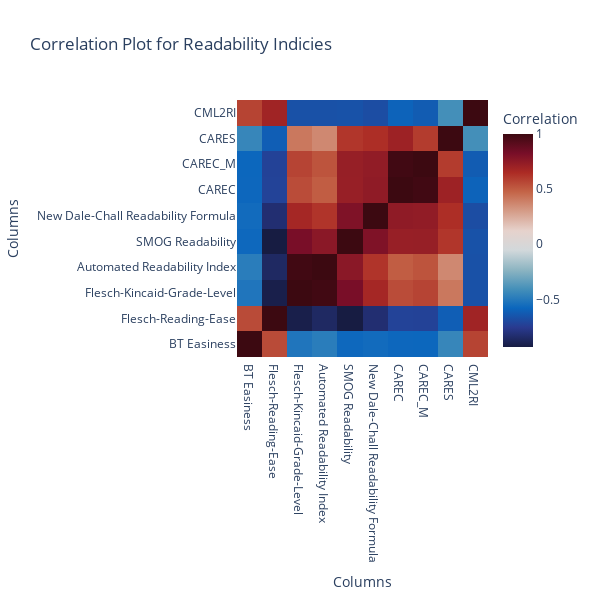

Notebook code for this chart:
### Code cell
correlation_matrix = df[
    [
        "BT Easiness",
        "Flesch-Reading-Ease",
        "Flesch-Kincaid-Grade-Level",
        "Automated Readability Index",
        "SMOG Readability",
        "New Dale-Chall Readability Formula",
        "CAREC",
        "CAREC_M",
        "CARES",
        "CML2RI",
    ]
].corr()

import plotly.graph_objects as go

fig = go.Figure(
    data=go.Heatmap(
        z=correlation_matrix.values,
        x=correlation_matrix.index,
        y=correlation_matrix.columns,
        colorscale="balance",  # Diverging color scale for positive and negative correlations
        colorbar=dict(title="Correlation"),
        text=correlation_matrix.values.round(2),
    )
)

fig.update_layout(
    title="Correlation Plot for Readability Indicies",
    xaxis_title="Columns",
    yaxis_title="Columns",
    height=600,
    width=600,
)

fig.show()

### Figure 1 — Plotly figure (JSON) as saved in the notebook; plotly's stock layout.template omitted (floating-point values rounded to 4 significant figures)
{"data": [{"colorbar": {"title": {"text": "Correlation"}}, "colorscale": [[0, "rgb(23, 28, 66)"], [0.09091, "rgb(41, 58, 143)"], [0.1818, "rgb(11, 102, 189)"], [0.2727, "rgb(69, 144, 185)"], [0.3636, "rgb(142, 181, 194)"], [0.4545, "rgb(210, 216, 219)"], [0.5455, "rgb(230, 210, 204)"], [0.6364, "rgb(213, 157, 137)"], [0.7273, "rgb(196, 101, 72)"], [0.8182, "rgb(172, 43, 36)"], [0.9091, "rgb(120, 14, 40)"], [1, "rgb(60, 9, 17)"]], "text": [[1, 0.55, -0.52, -0.49, -0.57, -0.56, -0.58, -0.58, -0.45, 0.57], [0.55, 1, -0.91, -0.86, -0.93, -0.82, -0.72, -0.72, -0.61, 0.69], [-0.52, -0.91, 1, 0.99, 0.82, 0.67, 0.55, 0.57, 0.41, -0.66], [-0.49, -0.86, 0.99, 1, 0.76, 0.62, 0.5, 0.52, 0.36, -0.66], [-0.57, -0.93, 0.82, 0.76, 1, 0.8, 0.72, 0.72, 0.61, -0.66], [-0.56, -0.82, 0.67, 0.62, 0.8, 1, 0.75, 0.74, 0.64, -0.68], [-0.58, -0.72, 0.55, 0.5, 0.72, 0.75, 1, 0.99, 0.7, -0.59], [-0.58, -0.72, 0.57, 0.52, 0.72, 0.74, 0.99, 1, 0.6, -0.62], [-0.45, -0.61, 0.41, 0.36, 0.61, 0.64, 0.7, 0.6, 1, -0.41], [0.57, 0.69, -0.66, -0.66, -0.66, -0.68, -0.59, -0.62, -0.41, 1]], "type": "heatmap", "x": ["BT Easiness", "Flesch-Reading-Ease", "Flesch-Kincaid-Grade-Level", "Automated Readability Index", "SMOG Readability", "New Dale-Chall Readability Formula", "CAREC", "CAREC_M", "CARES", "CML2RI"], "y": ["BT Easiness", "Flesch-Reading-Ease", "Flesch-Kincaid-Grade-Level", "Automated Readability Index", "SMOG Readability", "New Dale-Chall Readability Formula", "CAREC", "CAREC_M", "CARES", "CML2RI"], "z": [[1, 0.5526, -0.5168, -0.4856, -0.5706, -0.5589, -0.575, -0.5778, -0.4474, 0.574], [0.5526, 1, -0.9123, -0.8583, -0.932, -0.8246, -0.7219, -0.7242, -0.6118, 0.6882], [-0.5168, -0.9123, 1, 0.9865, 0.822, 0.6718, 0.5481, 0.5723, 0.4136, -0.6643], [-0.4856, -0.8583, 0.9865, 1, 0.764, 0.6206, 0.4977, 0.5245, 0.3622, -0.6638], [-0.5706, -0.932, 0.822, 0.764, 1, 0.8008, 0.7206, 0.7216, 0.615, -0.6592], [-0.5589, -0.8246, 0.6718, 0.6206, 0.8008, 1, 0.747, 0.7388, 0.6389, -0.6803], [-0.575, -0.7219, 0.5481, 0.4977, 0.7206, 0.747, 1, 0.986, 0.701, -0.5928], [-0.5778, -0.7242, 0.5723, 0.5245, 0.7216, 0.7388, 0.986, 1, 0.5985, -0.6224], [-0.4474, -0.6118, 0.4136, 0.3622, 0.615, 0.6389, 0.701, 0.5985, 1, -0.4089], [0.574, 0.6882, -0.6643, -0.6638, -0.6592, -0.6803, -0.5928, -0.6224, -0.4089, 1]]}], "layout": {"height": 600, "title": {"text": "Correlation Plot for Readability Indicies"}, "width": 600, "xaxis": {"title": {"text": "Columns"}}, "yaxis": {"title": {"text": "Columns"}}}}
